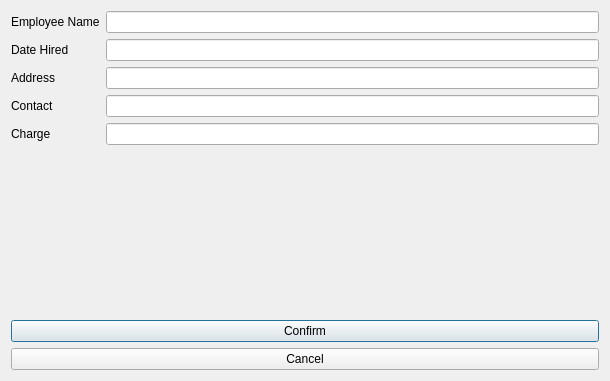
<?xml version="1.0" encoding="UTF-8"?>
<ui version="4.0">
 <class>AddEmployeeDialog</class>
 <widget class="QDialog" name="AddEmployeeDialog">
  <property name="geometry">
   <rect>
    <x>0</x>
    <y>0</y>
    <width>610</width>
    <height>381</height>
   </rect>
  </property>
  <property name="windowTitle">
   <string>Dialog</string>
  </property>
  <layout class="QVBoxLayout" name="verticalLayout">
   <item>
    <layout class="QFormLayout" name="formLayout">
     <item row="0" column="0">
      <widget class="QLabel" name="employeeName">
       <property name="text">
        <string>Employee Name</string>
       </property>
      </widget>
     </item>
     <item row="0" column="1">
      <widget class="QLineEdit" name="employeeNameInput"/>
     </item>
     <item row="1" column="0">
      <widget class="QLabel" name="dateHired">
       <property name="text">
        <string>Date Hired</string>
       </property>
      </widget>
     </item>
     <item row="1" column="1">
      <widget class="QLineEdit" name="dateHiredInput"/>
     </item>
     <item row="2" column="0">
      <widget class="QLabel" name="address">
       <property name="text">
        <string>Address</string>
       </property>
      </widget>
     </item>
     <item row="2" column="1">
      <widget class="QLineEdit" name="addressInput"/>
     </item>
     <item row="3" column="0">
      <widget class="QLabel" name="contact">
       <property name="text">
        <string>Contact</string>
       </property>
      </widget>
     </item>
     <item row="3" column="1">
      <widget class="QLineEdit" name="contactInput"/>
     </item>
     <item row="4" column="0">
      <widget class="QLabel" name="charge">
       <property name="text">
        <string>Charge</string>
       </property>
      </widget>
     </item>
     <item row="4" column="1">
      <widget class="QLineEdit" name="chargeInput"/>
     </item>
    </layout>
   </item>
   <item>
    <spacer name="verticalSpacer">
     <property name="orientation">
      <enum>Qt::Vertical</enum>
     </property>
     <property name="sizeHint" stdset="0">
      <size>
       <width>20</width>
       <height>40</height>
      </size>
     </property>
    </spacer>
   </item>
   <item>
    <widget class="QPushButton" name="confirmButton">
     <property name="text">
      <string>Confirm</string>
     </property>
    </widget>
   </item>
   <item>
    <widget class="QPushButton" name="cancelButton">
     <property name="text">
      <string>Cancel</string>
     </property>
    </widget>
   </item>
  </layout>
 </widget>
 <resources/>
 <connections/>
</ui>
